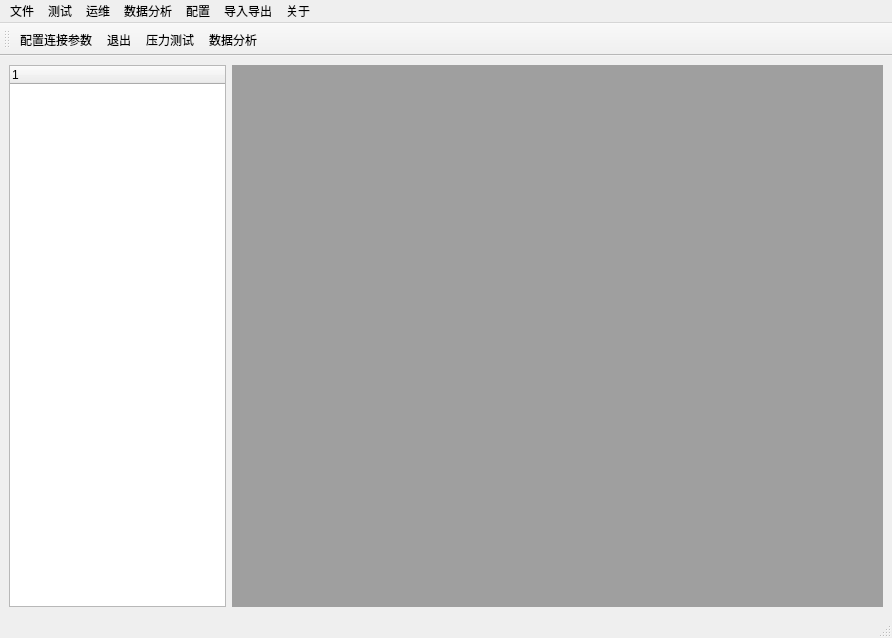
<?xml version="1.0" encoding="UTF-8"?>
<ui version="4.0">
 <class>MainWindow</class>
 <widget class="QMainWindow" name="MainWindow">
  <property name="geometry">
   <rect>
    <x>0</x>
    <y>0</y>
    <width>892</width>
    <height>638</height>
   </rect>
  </property>
  <property name="windowTitle">
   <string>黑羽数据管理</string>
  </property>
  <property name="windowIcon">
   <iconset>
    <normaloff>images/数据分析.png</normaloff>images/数据分析.png</iconset>
  </property>
  <widget class="QWidget" name="centralwidget">
   <layout class="QVBoxLayout" name="verticalLayout">
    <item>
     <layout class="QHBoxLayout" name="horizontalLayout" stretch="1,3">
      <item>
       <widget class="QTreeWidget" name="treeWidget">
        <property name="columnCount">
         <number>1</number>
        </property>
        <column>
         <property name="text">
          <string/>
         </property>
        </column>
       </widget>
      </item>
      <item>
       <widget class="QMdiArea" name="mdiArea"/>
      </item>
     </layout>
    </item>
   </layout>
  </widget>
  <widget class="QMenuBar" name="menubar">
   <property name="geometry">
    <rect>
     <x>0</x>
     <y>0</y>
     <width>892</width>
     <height>26</height>
    </rect>
   </property>
   <widget class="QMenu" name="menu">
    <property name="title">
     <string>文件</string>
    </property>
   </widget>
   <widget class="QMenu" name="menu_2">
    <property name="title">
     <string>测试</string>
    </property>
    <addaction name="actionloadtest"/>
   </widget>
   <widget class="QMenu" name="menuguanyu">
    <property name="title">
     <string>关于</string>
    </property>
    <addaction name="actionversion"/>
    <addaction name="actionexit"/>
   </widget>
   <widget class="QMenu" name="menu_3">
    <property name="title">
     <string>运维</string>
    </property>
   </widget>
   <widget class="QMenu" name="menu_4">
    <property name="title">
     <string>数据分析</string>
    </property>
    <addaction name="action_data_analysis"/>
   </widget>
   <widget class="QMenu" name="menu_5">
    <property name="title">
     <string>配置</string>
    </property>
    <addaction name="actionconnectset"/>
   </widget>
   <widget class="QMenu" name="menu_6">
    <property name="title">
     <string>导入导出</string>
    </property>
    <addaction name="actionImportAndExport"/>
   </widget>
   <addaction name="menu"/>
   <addaction name="menu_2"/>
   <addaction name="menu_3"/>
   <addaction name="menu_4"/>
   <addaction name="menu_5"/>
   <addaction name="menu_6"/>
   <addaction name="menuguanyu"/>
  </widget>
  <widget class="QStatusBar" name="statusbar"/>
  <widget class="QToolBar" name="toolBar">
   <property name="windowTitle">
    <string>toolBar</string>
   </property>
   <attribute name="toolBarArea">
    <enum>TopToolBarArea</enum>
   </attribute>
   <attribute name="toolBarBreak">
    <bool>false</bool>
   </attribute>
   <addaction name="actionconnectset"/>
   <addaction name="actionexit"/>
   <addaction name="actionloadtest"/>
   <addaction name="action_data_analysis"/>
  </widget>
  <action name="actionloadtest">
   <property name="icon">
    <iconset>
     <normaloff>images/load.png</normaloff>images/load.png</iconset>
   </property>
   <property name="text">
    <string>压力测试</string>
   </property>
  </action>
  <action name="actionversion">
   <property name="text">
    <string>版本号</string>
   </property>
  </action>
  <action name="actionexit">
   <property name="icon">
    <iconset>
     <normaloff>images/exit (2).png</normaloff>images/exit (2).png</iconset>
   </property>
   <property name="text">
    <string>退出</string>
   </property>
  </action>
  <action name="actionconnectset">
   <property name="icon">
    <iconset>
     <normaloff>images/set (2).png</normaloff>images/set (2).png</iconset>
   </property>
   <property name="text">
    <string>配置连接参数</string>
   </property>
  </action>
  <action name="actionImportAndExport">
   <property name="text">
    <string>导入导出</string>
   </property>
  </action>
  <action name="action_data_analysis">
   <property name="icon">
    <iconset>
     <normaloff>images/数据.png</normaloff>images/数据.png</iconset>
   </property>
   <property name="text">
    <string>数据分析</string>
   </property>
  </action>
 </widget>
 <resources/>
 <connections/>
</ui>
